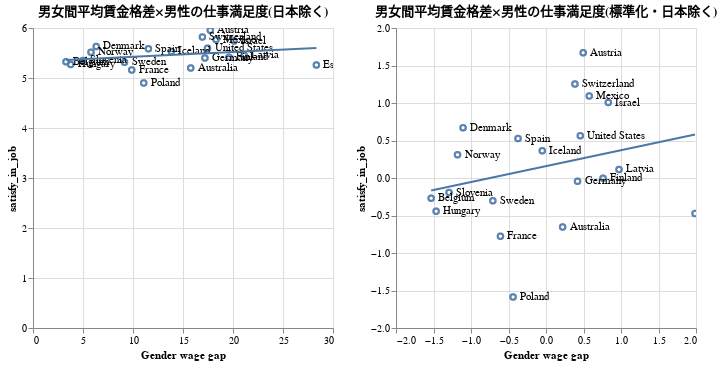

Write notebook code for a chart like this one.
### Code cell
# 日本を除いてみる
df_analysis_nonj = df_analysis[(df_analysis['Country'] != 'Japan')]
df_analysis_std_nonj = df_analysis_std[(df_analysis_std['Country'] != 'Japan')]
chart = alt.Chart(df_analysis_nonj).mark_point().encode(
    x='Gender wage gap',
    y='satisfy_in_job',
).properties(
    title="男女間平均賃金格差×男性の仕事満足度(日本除く)"
)
text = chart.mark_text(
    align='left',
    baseline='middle',
    dx=7
).encode(
    text='Country'
)
line = chart.transform_regression('Gender wage gap', 'satisfy_in_job').mark_line()

chart_std = alt.Chart(df_analysis_std_nonj).mark_point().encode(
    x='Gender wage gap',
    y='satisfy_in_job',
).properties(
    title="男女間平均賃金格差×男性の仕事満足度(標準化・日本除く)"
)
text_std = chart_std.mark_text(
    align='left',
    baseline='middle',
    dx=7
).encode(
    text='Country'
)
line_std = chart_std.transform_regression('Gender wage gap', 'satisfy_in_job').mark_line()


chart + chart.interactive() + text + line | chart_std + chart_std.interactive() + text_std + line_std

### Figure 1 — Vega-Lite specification as saved in the notebook (floating-point values rounded to 4 significant figures)
{"config": {"view": {"continuousWidth": 300, "continuousHeight": 300}}, "hconcat": [{"layer": [{"mark": {"type": "point"}, "encoding": {"x": {"field": "Gender wage gap", "type": "quantitative"}, "y": {"field": "satisfy_in_job", "type": "quantitative"}}, "title": "男女間平均賃金格差×男性の仕事満足度(日本除く)"}, {"mark": {"type": "point"}, "encoding": {"x": {"field": "Gender wage gap", "type": "quantitative"}, "y": {"field": "satisfy_in_job", "type": "quantitative"}}, "name": "view_81", "title": "男女間平均賃金格差×男性の仕事満足度(日本除く)"}, {"mark": {"type": "text", "align": "left", "baseline": "middle", "dx": 7}, "encoding": {"text": {"field": "Country", "type": "nominal"}, "x": {"field": "Gender wage gap", "type": "quantitative"}, "y": {"field": "satisfy_in_job", "type": "quantitative"}}, "title": "男女間平均賃金格差×男性の仕事満足度(日本除く)"}, {"mark": {"type": "line"}, "encoding": {"x": {"field": "Gender wage gap", "type": "quantitative"}, "y": {"field": "satisfy_in_job", "type": "quantitative"}}, "title": "男女間平均賃金格差×男性の仕事満足度(日本除く)", "transform": [{"on": "Gender wage gap", "regression": "satisfy_in_job"}]}], "data": {"name": "data-0fa01fea2ec2fd2fec08d2e2d7d7e20b"}}, {"layer": [{"mark": {"type": "point"}, "encoding": {"x": {"field": "Gender wage gap", "type": "quantitative"}, "y": {"field": "satisfy_in_job", "type": "quantitative"}}, "title": "男女間平均賃金格差×男性の仕事満足度(標準化・日本除く)"}, {"mark": {"type": "point"}, "encoding": {"x": {"field": "Gender wage gap", "type": "quantitative"}, "y": {"field": "satisfy_in_job", "type": "quantitative"}}, "name": "view_82", "title": "男女間平均賃金格差×男性の仕事満足度(標準化・日本除く)"}, {"mark": {"type": "text", "align": "left", "baseline": "middle", "dx": 7}, "encoding": {"text": {"field": "Country", "type": "nominal"}, "x": {"field": "Gender wage gap", "type": "quantitative"}, "y": {"field": "satisfy_in_job", "type": "quantitative"}}, "title": "男女間平均賃金格差×男性の仕事満足度(標準化・日本除く)"}, {"mark": {"type": "line"}, "encoding": {"x": {"field": "Gender wage gap", "type": "quantitative"}, "y": {"field": "satisfy_in_job", "type": "quantitative"}}, "title": "男女間平均賃金格差×男性の仕事満足度(標準化・日本除く)", "transform": [{"on": "Gender wage gap", "regression": "satisfy_in_job"}]}], "data": {"name": "data-f7d1d7d2571157221450a22b7d3b1513"}}], "params": [{"name": "param_81", "select": {"type": "interval", "encodings": ["x", "y"]}, "bind": "scales", "views": ["view_81"]}, {"name": "param_82", "select": {"type": "interval", "encodings": ["x", "y"]}, "bind": "scales", "views": ["view_82"]}], "$schema": "https://vega.github.io/schema/vega-lite/v5.20.1.json", "datasets": {"data-0fa01fea2ec2fd2fec08d2e2d7d7e20b": [{"Country": "Australia", "satisfy_in_job": 5.202, "Gender wage gap": 15.77}, {"Country": "Austria", "satisfy_in_job": 5.954, "Gender wage gap": 17.73}, {"Country": "Belgium", "satisfy_in_job": 5.326, "Gender wage gap": 3.299}, {"Country": "Denmark", "satisfy_in_job": 5.63, "Gender wage gap": 6.324}, {"Country": "Estonia", "satisfy_in_job": 5.261, "Gender wage gap": 28.34}, {"Country": "Finland", "satisfy_in_job": 5.413, "Gender wage gap": 19.61}, {"Country": "France", "satisfy_in_job": 5.162, "Gender wage gap": 9.872}, {"Country": "Germany", "satisfy_in_job": 5.4, "Gender wage gap": 17.19}, {"Country": "Hungary", "satisfy_in_job": 5.271, "Gender wage gap": 3.773}, {"Country": "Iceland", "satisfy_in_job": 5.531, "Gender wage gap": 13.84}, {"Country": "Israel", "satisfy_in_job": 5.739, "Gender wage gap": 20.11}, {"Country": "Latvia", "satisfy_in_job": 5.451, "Gender wage gap": 21.12}, {"Country": "Mexico", "satisfy_in_job": 5.768, "Gender wage gap": 18.3}, {"Country": "Norway", "satisfy_in_job": 5.514, "Gender wage gap": 5.801}, {"Country": "Poland", "satisfy_in_job": 4.9, "Gender wage gap": 11.07}, {"Country": "Slovenia", "satisfy_in_job": 5.351, "Gender wage gap": 4.996}, {"Country": "Spain", "satisfy_in_job": 5.584, "Gender wage gap": 11.54}, {"Country": "Sweden", "satisfy_in_job": 5.316, "Gender wage gap": 9.153}, {"Country": "Switzerland", "satisfy_in_job": 5.82, "Gender wage gap": 16.94}, {"Country": "United States", "satisfy_in_job": 5.596, "Gender wage gap": 17.45}], "data-f7d1d7d2571157221450a22b7d3b1513": [{"Country": "Australia", "satisfy_in_job": -0.6536, "Gender wage gap": 0.2217}, {"Country": "Austria", "satisfy_in_job": 1.67, "Gender wage gap": 0.4965}, {"Country": "Belgium", "satisfy_in_job": -0.2708, "Gender wage gap": -1.531}, {"Country": "Denmark", "satisfy_in_job": 0.6688, "Gender wage gap": -1.106}, {"Country": "Estonia", "satisfy_in_job": -0.4732, "Gender wage gap": 1.987}, {"Country": "Finland", "satisfy_in_job": -0.003078, "Gender wage gap": 0.7607}, {"Country": "France", "satisfy_in_job": -0.7779, "Gender wage gap": -0.6075}, {"Country": "Germany", "satisfy_in_job": -0.04253, "Gender wage gap": 0.4204}, {"Country": "Hungary", "satisfy_in_job": -0.4424, "Gender wage gap": -1.465}, {"Country": "Iceland", "satisfy_in_job": 0.3624, "Gender wage gap": -0.04982}, {"Country": "Israel", "satisfy_in_job": 1.006, "Gender wage gap": 0.8308}, {"Country": "Latvia", "satisfy_in_job": 0.1142, "Gender wage gap": 0.9734}, {"Country": "Mexico", "satisfy_in_job": 1.094, "Gender wage gap": 0.5767}, {"Country": "Norway", "satisfy_in_job": 0.3109, "Gender wage gap": -1.18}, {"Country": "Poland", "satisfy_in_job": -1.587, "Gender wage gap": -0.4387}, {"Country": "Slovenia", "satisfy_in_job": -0.1943, "Gender wage gap": -1.293}, {"Country": "Spain", "satisfy_in_job": 0.5257, "Gender wage gap": -0.373}, {"Country": "Sweden", "satisfy_in_job": -0.3021, "Gender wage gap": -0.7086}, {"Country": "Switzerland", "satisfy_in_job": 1.255, "Gender wage gap": 0.3857}, {"Country": "United States", "satisfy_in_job": 0.5647, "Gender wage gap": 0.4575}]}}
